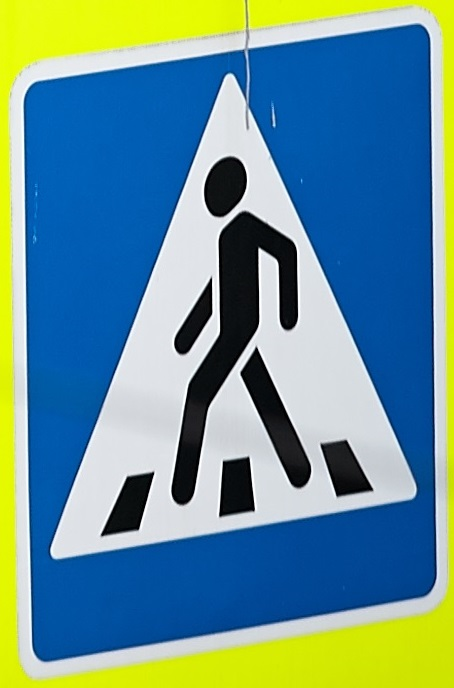
#> input picture blue-traffic-sign-to-print.jpg, 454 x 688 px, given in place of the camera
$ python detecting-object.py   (older library calls are emulated)
#> lines starting #> are read from the running program, lines starting #| are printed output that depends on the picture; after the words box and inside, x2 and y2 are one past the last pixel; in counts of white or black regions, pixels touching at a corner belong together
# Importing needed library
import cv2


min_blue, min_green, min_red = 21, 222, 70
max_blue, max_green, max_red = 176, 255, 255

v = cv2.__version__.split('.')[0]

camera = cv2.VideoCapture(0)

while True:
    _, frame_BGR = camera.read()
#> frame_BGR is the input picture: shape (688, 454, 3); mean B, G, R 148.1, 144.5, 101.9

    frame_HSV = cv2.cvtColor(frame_BGR, cv2.COLOR_BGR2HSV)
#> frame_HSV: shape (688, 454, 3); mean H, S, V 92.7, 165.9, 183.8

    mask = cv2.inRange(frame_HSV,
                       (min_blue, min_green, min_red),
                       (max_blue, max_green, max_red))
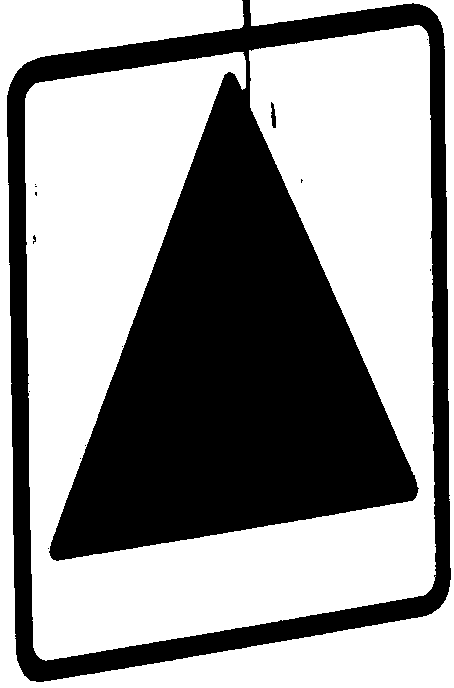
#> mask: shape (688, 454); 59.3% white; 15 black regions (13 under 20 px)

    cv2.namedWindow('Binary frame with Mask', cv2.WINDOW_NORMAL)
    cv2.imshow('Binary frame with Mask', mask)

    if v == '3':
        _, contours, _ = cv2.findContours(mask, cv2.RETR_TREE, cv2.CHAIN_APPROX_NONE)

    else:
        contours, _ = cv2.findContours(mask, cv2.RETR_TREE, cv2.CHAIN_APPROX_NONE)
#> contours = 17 contours, 13 with area under 20; largest, box (x1, y1, x2, y2) and area: (25, 25, 436, 661) 140970, (0, 0, 454, 688) 40425, (270, 101, 277, 129) 116, (32, 234, 37, 245) 27

    contours = sorted(contours, key=cv2.contourArea, reverse=True)

    if contours:

        (x_min, y_min, box_width, box_height) = cv2.boundingRect(contours[0])
#> x_min = 25; y_min = 25; box_width = 411; box_height = 636

        cv2.rectangle(frame_BGR, (x_min - 15, y_min - 15),
                      (x_min + box_width + 15, y_min + box_height + 15),
                      (0, 255, 0), 3)

        label = 'Detected Object'

        cv2.putText(frame_BGR, label, (x_min - 5, y_min - 25),
                    cv2.FONT_HERSHEY_SIMPLEX, 1.0, (0, 255, 0), 2)
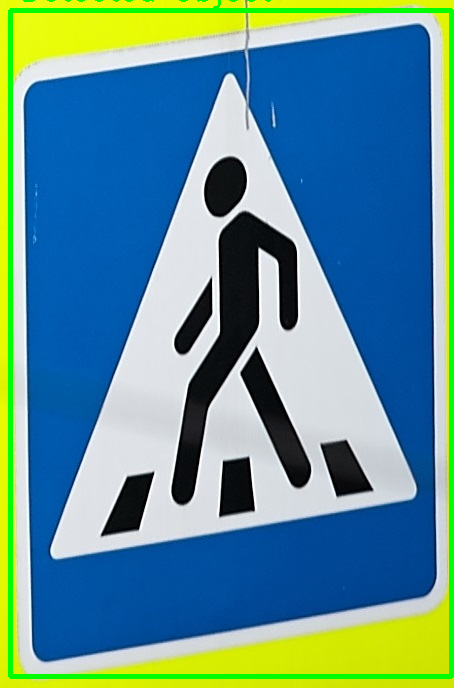
#> frame_BGR: shape (688, 454, 3); mean B, G, R 147.2, 145.1, 93.9

    frame = cv2.flip(frame_BGR, 1)
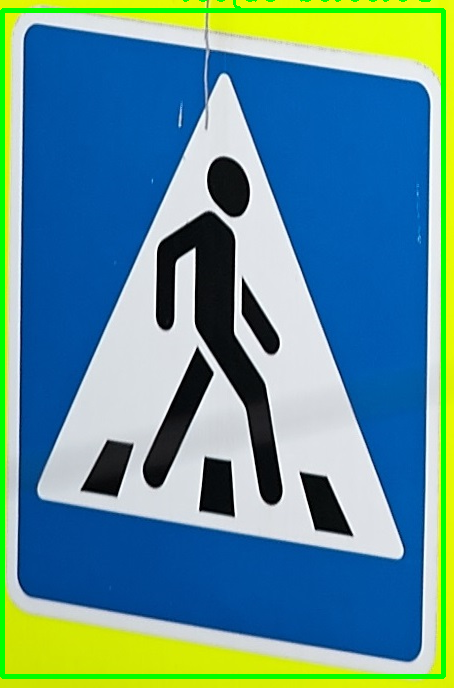
#> frame: shape (688, 454, 3); mean B, G, R 147.2, 145.1, 93.9

    cv2.namedWindow('Detected Object', cv2.WINDOW_NORMAL)
    cv2.imshow('Detected Object', frame)

    # Breaking the loop if 'q' is pressed
    if cv2.waitKey(1) & 0xFF == ord('q'):
#> (key q is pressed here)
        break

cv2.destroyAllWindows()

$ run again, on objects-to-detect.jpg
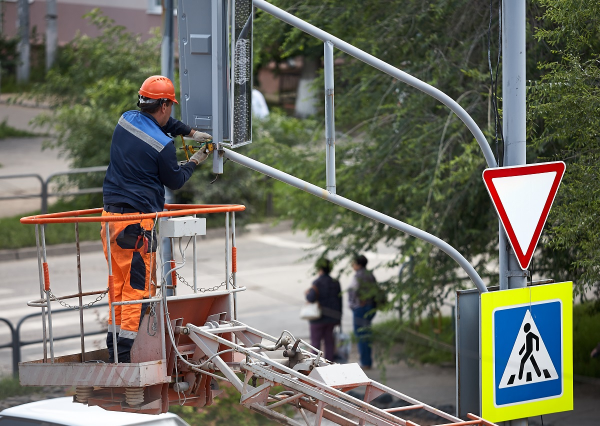
#> input picture objects-to-detect.jpg, 1200 x 852 px, given in place of the camera (shown at 1/2 size)
#> frame_BGR is the input picture: shape (852, 1200, 3); mean B, G, R 96.6, 108.9, 109
#> frame_HSV: shape (852, 1200, 3); mean H, S, V 57.9, 71.2, 119.8
#> `mask = cv2.inRange(frame_HSV, (min_blue, min_green, min_red), (max_blu..`:
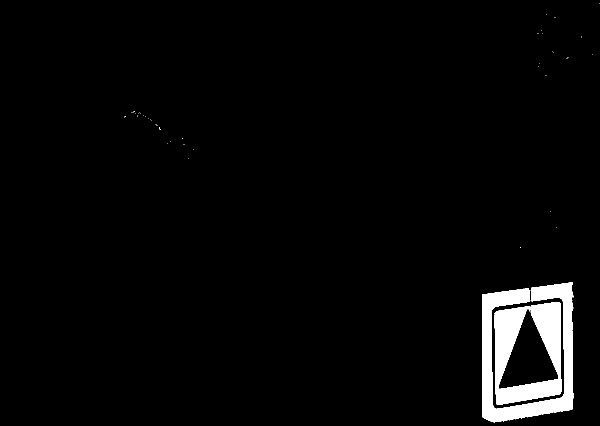
#> mask: shape (852, 1200) (shown at 1/2 size); 3.1% white; 65 white regions (63 under 20 px)
#> contours = 75 contours, 72 with area under 20; largest, box (x1, y1, x2, y2) and area: (964, 565, 1146, 844) 15906, (989, 604, 1123, 810) 14498, (1068, 627, 1072, 638) 22
#> x_min = 964; y_min = 565; box_width = 182; box_height = 279
#> `frame = cv2.flip(frame_BGR, 1)`:
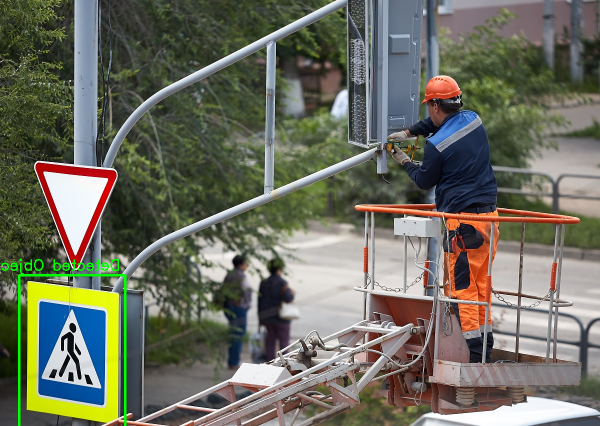
#> frame: shape (852, 1200, 3) (shown at 1/2 size); mean B, G, R 96.2, 109.9, 108.6
